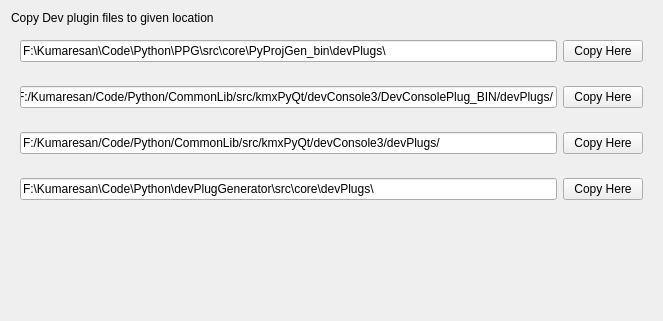
<?xml version="1.0" encoding="UTF-8"?>
<ui version="4.0">
 <class>Form</class>
 <widget class="QWidget" name="Form">
  <property name="geometry">
   <rect>
    <x>0</x>
    <y>0</y>
    <width>663</width>
    <height>321</height>
   </rect>
  </property>
  <property name="windowTitle">
   <string>Form</string>
  </property>
  <layout class="QGridLayout" name="gridLayout">
   <item row="1" column="0">
    <widget class="QWidget" name="widget" native="true">
     <layout class="QGridLayout" name="gridLayout_2">
      <item row="1" column="0">
       <widget class="QLineEdit" name="lineEdit">
        <property name="text">
         <string>F:\Kumaresan\Code\Python\PPG\src\core\PyProjGen_bin\devPlugs\</string>
        </property>
       </widget>
      </item>
      <item row="1" column="1">
       <widget class="QPushButton" name="pushButton_2">
        <property name="text">
         <string>Copy Here</string>
        </property>
       </widget>
      </item>
     </layout>
    </widget>
   </item>
   <item row="2" column="0">
    <widget class="QWidget" name="widget_2" native="true">
     <layout class="QGridLayout" name="gridLayout_3">
      <item row="0" column="0">
       <widget class="QLineEdit" name="lineEdit_2">
        <property name="text">
         <string>F:/Kumaresan/Code/Python/CommonLib/src/kmxPyQt/devConsole3/DevConsolePlug_BIN/devPlugs/</string>
        </property>
       </widget>
      </item>
      <item row="0" column="1">
       <widget class="QPushButton" name="pushButton_3">
        <property name="text">
         <string>Copy Here</string>
        </property>
       </widget>
      </item>
     </layout>
    </widget>
   </item>
   <item row="0" column="0">
    <widget class="QLabel" name="label">
     <property name="text">
      <string>Copy Dev plugin files to given location</string>
     </property>
    </widget>
   </item>
   <item row="5" column="0">
    <spacer name="verticalSpacer">
     <property name="orientation">
      <enum>Qt::Vertical</enum>
     </property>
     <property name="sizeHint" stdset="0">
      <size>
       <width>20</width>
       <height>40</height>
      </size>
     </property>
    </spacer>
   </item>
   <item row="3" column="0">
    <widget class="QWidget" name="widget_3" native="true">
     <layout class="QGridLayout" name="gridLayout_4">
      <item row="0" column="0">
       <widget class="QLineEdit" name="lineEdit_3">
        <property name="text">
         <string>F:/Kumaresan/Code/Python/CommonLib/src/kmxPyQt/devConsole3/devPlugs/</string>
        </property>
       </widget>
      </item>
      <item row="0" column="1">
       <widget class="QPushButton" name="pushButton_4">
        <property name="text">
         <string>Copy Here</string>
        </property>
       </widget>
      </item>
     </layout>
    </widget>
   </item>
   <item row="4" column="0">
    <widget class="QWidget" name="widget_4" native="true">
     <layout class="QGridLayout" name="gridLayout_5">
      <item row="0" column="0">
       <widget class="QLineEdit" name="lineEdit_4">
        <property name="text">
         <string>F:\Kumaresan\Code\Python\devPlugGenerator\src\core\devPlugs\</string>
        </property>
       </widget>
      </item>
      <item row="0" column="1">
       <widget class="QPushButton" name="pushButton_5">
        <property name="text">
         <string>Copy Here</string>
        </property>
       </widget>
      </item>
     </layout>
    </widget>
   </item>
  </layout>
 </widget>
 <resources/>
 <connections/>
 <slots>
  <slot>myFunc()</slot>
 </slots>
</ui>
